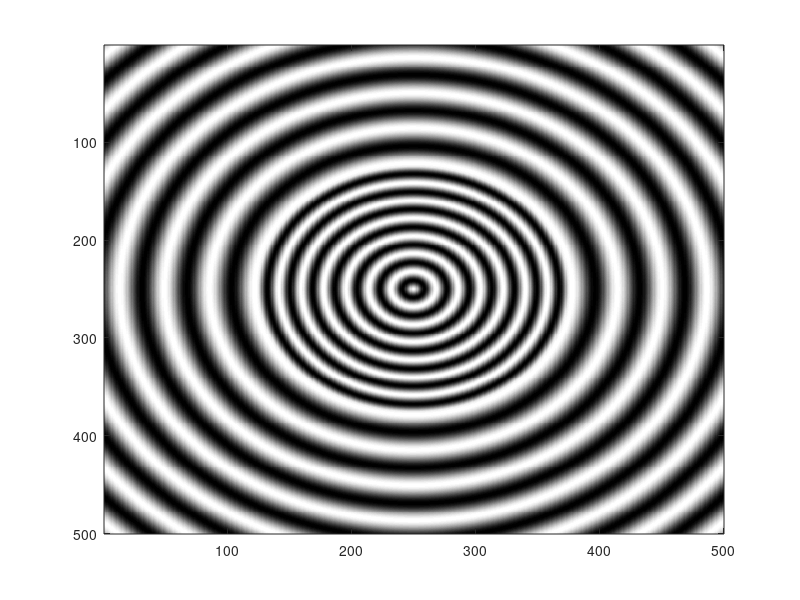

Recreate this plot in MATLAB.
%Axicon with two base angles
N=500;
Angle=1;
V=0.5;
lambda=0.632;
A=zeros(N,N);
B=zeros(N,N);

%%Design of a conical wave with two angles and a plane reference wave
for p=1:N;
    for q=1:N;
        r(p,q)=sqrt((p-N/2)*(p-N/2)+(q-N/2)*(q-N/2));
        if r(p,q)<125;
            A(p,q)=V*exp(1i*(r(p,q)/lambda)*tand(Angle*2)*2*pi);
        else
            A(p,q)=V*exp(1i*(((125/lambda)*tand(Angle*2)*2*pi)+(((r(p,q)-125)/lambda)*tand(Angle)*2*pi)));
        end
        B(p,q)=V*exp(1i*0);
    end
end
D=A+B;%Interference
I=abs(D).*abs(D);
colormap(gray)
imagesc(I)

%Binarize
I1=im2bw(I);%Binarize the matrix
Axicon=exp(1i*pi*I1);%Generate the FZP

